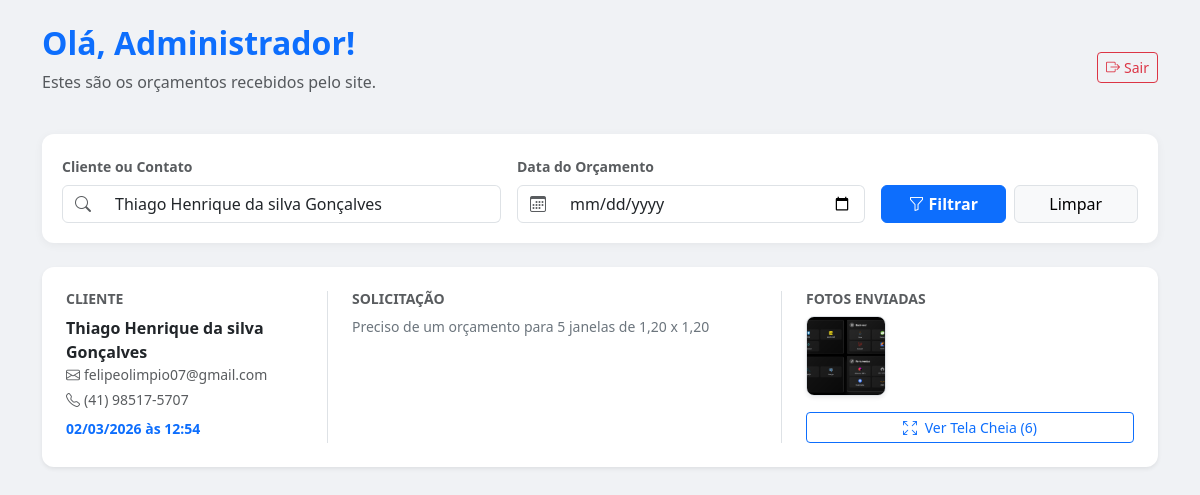
Page /processa_contato.php?filtro_texto=Thiago Henrique da silva Gonçalves (signed in) on the committed database.
### tables this page shows
CREATE TABLE `contatos` (
  `id` int(11) NOT NULL,
  `nome_completo` varchar(150) NOT NULL,
  `email` varchar(100) NOT NULL,
  `telefone` varchar(20) NOT NULL,
  `mensagem` text DEFAULT NULL,
  `foto_caminho` varchar(255) DEFAULT NULL,
  `data_envio` timestamp NOT NULL DEFAULT current_timestamp()
);

### processa_contato.php (the view, shortened to what this page needs)
<?php
require_once 'config.php';
$filtro_texto = $_GET['filtro_texto'] ?? '';
$filtro_data  = $_GET['filtro_data'] ?? '';
$sql = "SELECT * FROM contatos WHERE 1=1";
$params = [];
$tipos = "";
if (!empty($filtro_texto)) {
    $sql .= " AND (nome_completo LIKE ? OR email LIKE ? OR telefone LIKE ?)";
    $termo = "%" . $filtro_texto . "%";
    $params[] = $termo;
    $params[] = $termo;
    $params[] = $termo;
    $tipos .= "sss";
}
$sql .= " ORDER BY data_envio DESC";
$stmt_view = $conn->prepare($sql);
if (!empty($params)) {
    $stmt_view->bind_param($tipos, ...$params);
}
$stmt_view->execute();
$resultado = $stmt_view->get_result();
?>
<!DOCTYPE html>
<html lang="pt-br">
<head>
    <link href="https://cdn.jsdelivr.net/npm/bootstrap@5.3.0/dist/css/bootstrap.min.css" rel="stylesheet">
    <link rel="stylesheet" href="https://cdn.jsdelivr.net/npm/bootstrap-icons@1.11.1/font/bootstrap-icons.css">
</head>
<body class="py-4">
<div class="container">
    <div class="d-flex justify-content-between align-items-center mb-4">
        <div>
            <h2 class="fw-bold text-primary">Olá, <?php echo htmlspecialchars($_SESSION['user_nome'] ?? 'Admin'); ?>!</h2>
            <p class="text-muted">Estes são os orçamentos recebidos pelo site.</p>
        </div>
        <a href="login.php" class="btn btn-outline-danger btn-sm"><i class="bi bi-box-arrow-right me-1"></i>Sair</a>
    </div>
    <div class="filtro-container mb-4">
        <form method="GET" action="processa_contato.php" class="row g-3 align-items-end">
            <div class="col-md-5">
                <label class="form-label text-muted small fw-bold">Cliente ou Contato</label>
                <div class="input-group">
                    <span class="input-group-text bg-white"><i class="bi bi-search text-muted"></i></span>
                    <input type="text" name="filtro_texto" class="form-control border-start-0"
                           placeholder="Nome, e-mail ou telefone..."
                           value="<?php echo htmlspecialchars($filtro_texto); ?>">
                </div>
            </div>
            <div class="col-md-4">
                <label class="form-label text-muted small fw-bold">Data do Orçamento</label>
                <div class="input-group">
                    <span class="input-group-text bg-white"><i class="bi bi-calendar3 text-muted"></i></span>
                    <input type="date" name="filtro_data" class="form-control border-start-0"
                           value="<?php echo htmlspecialchars($filtro_data); ?>">
                </div>
            </div>
            <div class="col-md-3 d-flex gap-2">
                <button type="submit" class="btn btn-primary w-100 fw-bold"><i class="bi bi-funnel me-1"></i>Filtrar</button>
                <?php if(!empty($filtro_texto) || !empty($filtro_data)): ?>
                    <a href="processa_contato.php" class="btn btn-light border w-100">Limpar</a>
                <?php endif; ?>
            </div>
        </form>
    </div>
    <div class="row">
        <?php if($resultado->num_rows > 0): ?>
            <?php while($row = $resultado->fetch_assoc()): ?>
            <div class="col-12 mb-3">
                <div class="card shadow-sm card-orcamento">
                    <div class="card-body p-4">
                        <div class="row">
                            <div class="col-md-3">
                                <h6 class="text-muted small fw-bold">CLIENTE</h6>
                                <p class="mb-0 fw-bold"><?php echo htmlspecialchars($row['nome_completo']); ?></p>
                                <small class="text-muted d-block mb-1"><i class="bi bi-envelope me-1"></i><?php echo htmlspecialchars($row['email']); ?></small>
                                <small class="text-muted d-block mb-1"><i class="bi bi-telephone me-1"></i><?php echo htmlspecialchars($row['telefone']); ?></small>
                                <small class="text-primary fw-bold mt-2 d-block"><?php echo date('d/m/Y \à\s H:i', strtotime($row['data_envio'])); ?></small>
                            </div>
                            <div class="col-md-5 border-start border-end px-4">
                                <h6 class="text-muted small fw-bold">SOLICITAÇÃO</h6>
                                <p class="small mb-0 text-secondary"><?php echo nl2br(htmlspecialchars($row['mensagem'])); ?></p>
                            </div>
                            <div class="col-md-4 ps-4">
                                <h6 class="text-muted small fw-bold">FOTOS ENVIADAS</h6>
                                <div class="d-flex flex-wrap gap-2 mt-2">
                                    <?php
                                    $fotos_array = array_filter(explode(',', $row['foto_caminho']));
                                    $total_fotos = count($fotos_array);
                                    if($total_fotos > 0) {
                                        $primeira_foto = trim($fotos_array[0]);
                                        echo "<div class='position-relative' data-bs-toggle='modal' data-bs-target='#modalGaleria{$row['id']}' style='cursor:pointer;'>
                                                <img src='uploads/{$primeira_foto}' class='foto-miniatura border shadow-sm'>
                                              </div>";
                                        echo "<button class='btn btn-sm btn-outline-primary mt-2 d-block w-100' data-bs-toggle='modal' data-bs-target='#modalGaleria{$row['id']}'>
                                                <i class='bi bi-arrows-fullscreen me-1'></i> Ver Tela Cheia ({$total_fotos})
                                              </button>";
                                    } else {
                                        echo "<span class='text-muted small italic'><i class='bi bi-camera-fill me-1'></i>Nenhuma foto</span>";
                                    }
                                    ?>
                                </div>
                            </div>
                        </div>
                    </div>
                </div>
                </div>
            <?php endwhile; ?>
        <?php endif; ?>
    </div>
</div>
</body>
</html>

### processa_contato.php (style rules this page uses)
body { background-color: #f0f2f5; }
.card-orcamento { border: none; border-radius: 12px; transition: 0.3s; }
.foto-miniatura { width: 80px; height: 80px; object-fit: cover; border-radius: 8px; cursor: pointer; transition: 0.2s; }
.filtro-container { background: #fff; border-radius: 12px; padding: 20px; box-shadow: 0 2px 10px rgba(0,0,0,0.05); }

### rows in the picture
contatos: nome_completo "Thiago Henrique da silva Gonçalves", email "felipeolimpio07@gmail.com", telefone "(41) 98517-5707", data_envio "02/03/2026 às 12:54", mensagem "Preciso de um orçamento para 5 janelas de 1,20 x 1,20", foto_caminho "6"

### other values in the picture
$_SESSION['user_nome'] "Administrador"
